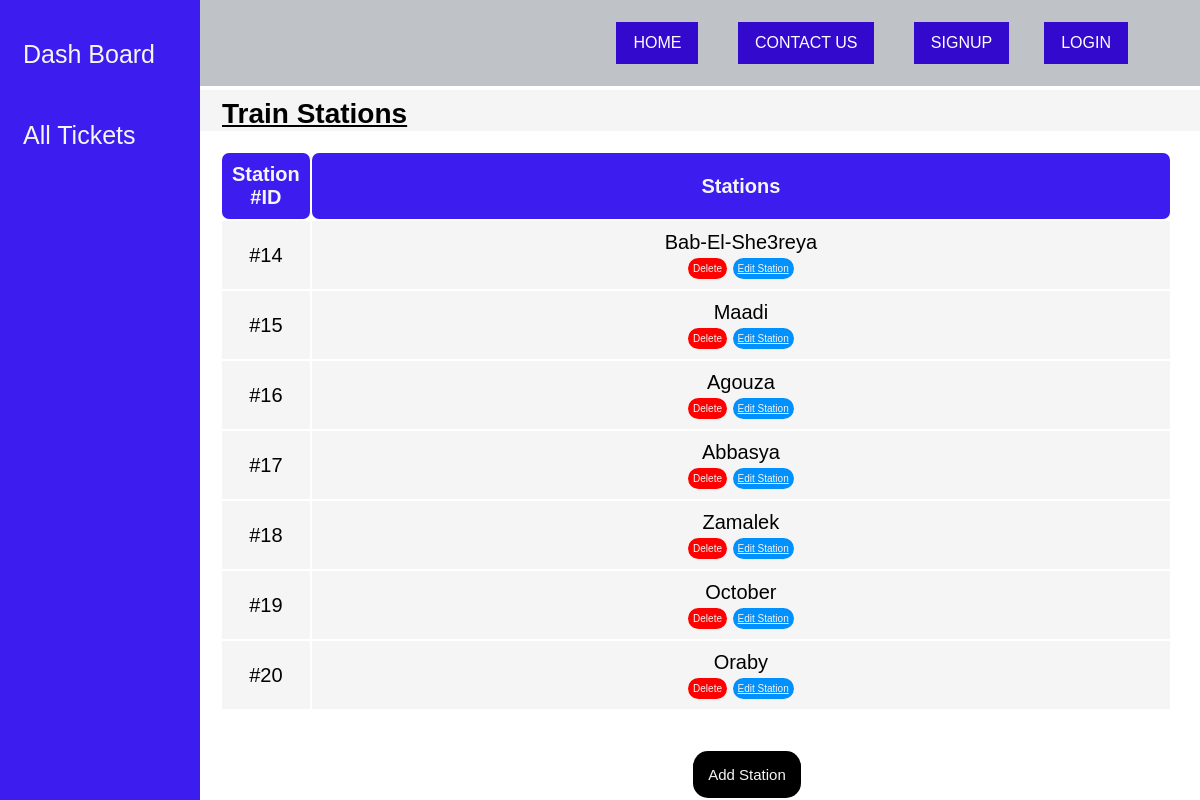
Page /train-stations.php on the earlier database version.
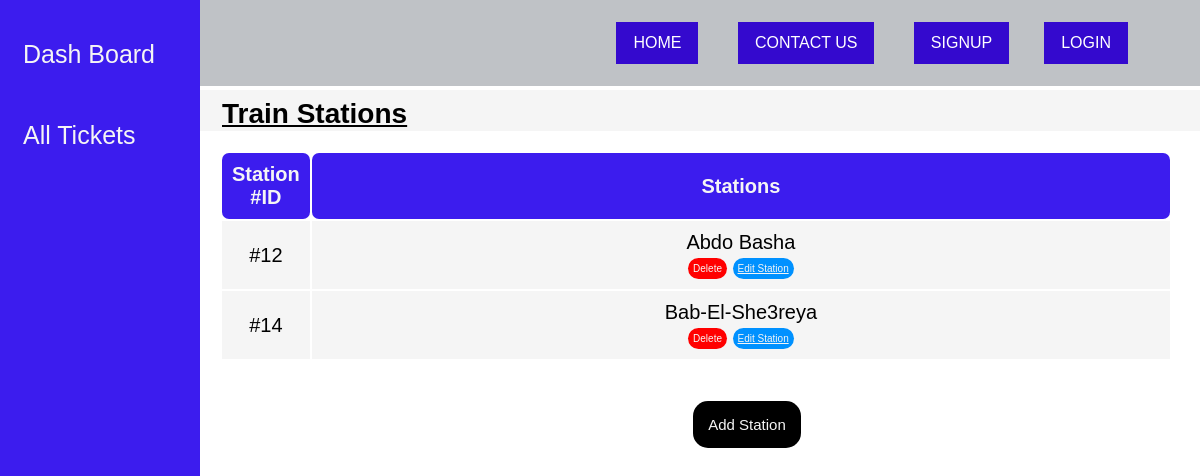
Same page on the later database version.
### tables this page shows
CREATE TABLE `stations` (
  `stations` varchar(200) NOT NULL,
  `station_id` int(255) NOT NULL
);

### train-stations.php (the view, shortened to what this page needs)
<!DOCTYPE html>
<html lang="en">
<head>
    <link rel="stylesheet" href="CSS/admin-panel.css">
</head>
<?php
    include 'navbar.php';?>
<body>
    <div class="sidenav">
        <a href="admin-panel.php">Dash Board</a>
        <a href="all-tickets.php">All Tickets</a>
    </div>
    <div class="body2">
        <div class="title">
            <p> <b>Train Stations</b></p>
        </div>
        <div class="users-table">
            <table>
                <thead>
                    <tr>
                        <th  class="special-head">Station #ID</th>
                        <th >Stations</th>
                    </tr>
                </thead>
                <?php
                         $sql = 'SELECT * FROM stations ';
                         $result= mysqli_query($conn,$sql);
                         while ($row= mysqli_fetch_assoc($result)){
                         ?>
                                         <tbody>
                                                <tr class="grey-tr">
                                                 <td>#<?php echo  $row['station_id'];?>
                                                 <td><?php echo $row['stations']; ?>
                                                <form action = 'deleteStation.php?action=remove&id=<?php echo $row['station_id'];?>' method = 'POST'>
                                                    <input id="delete-station-button" type = 'submit' name = 'delete' value = 'Delete' >
                                                    <div class="button-to-edit-station">
                                                        <a id="edit-station-button" href = 'edit-station.php?action=edit&id=<?php echo $row['station_id'];?>'>Edit Station</a>
                                                    </div>
                                                   </td>
                                             </tr>
                                         </tbody>
                                         <?php
                         }
                         ?>
                                     </table>
                                 </div>
        <div class="centering">
        <div class="button-to-add-station">
            <button id="add-station-button" onclick="openForm()">Add Station</button>
        </div>
    </div>
    </div>
</body>
</html>

### navbar.php (shortened to what this page needs)
<html>
<head>
  <link rel="stylesheet" href="css/navbar.css" />
  <link rel="stylesheet" href="css/index.css" />
</head>
  <nav>
    <ul id="menu">
    <?php
    if (!isset($_SESSION['user_id'])):
    ?>
      <li><a href="index.php">Home</li></a>
      <li><a href="cu.php">Contact us</a></li>
      <li><a href="Signup.php">Signup</a>
      <li><a href="login.php">Login</a>
      <?php endif;?>
    </ul>
  </nav>
</html>

### css/admin-panel.css (style rules this page uses)
body { font-family: 'Poppins', sans-serif; }
.sidenav { height: 100%; width: 200px; position: fixed; z-index: 1; top: 0; left: 0px; background-color: rgb(60, 28, 238); overflow-x: hidden; padding-top: 34px; }
.sidenav a { padding: 6px 6px 6px 23px; text-decoration: none; margin-bottom: 40px; font-size: 25px; color: whitesmoke; display: block; }
.body2 { margin-left: 192px; }
.title { margin-top: 90px; font-size: 28px; text-decoration: underline; text-underline-offset: 2px; background-color: whitesmoke; padding: 8px 30px 1px; }
.users-table { text-align: center; margin: 20px 28px; font-size: 20px; }
table { width: 100%; }
th { color: whitesmoke; background-color: rgb(60, 28, 238); border: 0px #111 solid; border-radius: 7px; }
th, td { padding: 10px; }
.grey-tr { background-color: rgb(245, 245, 245); border: 4px rgb(60, 28, 238) solid; }
.button-to-add-station, .button-to-delete-station, .button-to-edit-station { text-align: center; display: inline-block; }
#add-station-button { margin-top: 20px; margin-left: 102px; border-radius: 15px; color: whitesmoke; background-color: black; border: 0px black solid; border-color: unset; font-size: 15px; padding: 15px; cursor: pointer; }
#edit-station-button { border-radius: 15px; color: whitesmoke; background-color: rgb(0, 145, 255); border: 0px black solid; border-color: unset; font-size: 10px; padding: 5px; }
#delete-station-button { border-radius: 15px; color: whitesmoke; background-color: red; border: 0px black solid; border-color: unset; font-size: 10px; padding: 5px; cursor: pointer; }
.centering { text-align: center; }
.special-head { width: 30px; }

### css/navbar.css (style rules this page uses)
nav { display: flex; justify-content: space-between; align-items: center; padding: 22px 6%; position: absolute; top: 0; left: 0; width: 100%; z-index: 1; background-color: rgba(95, 103, 113, 0.4); }
nav ul li:last-child { padding: 0; }
nav ul li a { display: block; }
nav ul li { display: inline-block; margin-left: 35px; color: white; text-transform: uppercase; font-weight: 500; transition: 0.3s; cursor: pointer; }
nav ul li a { color: white; text-decoration: none; background-color: var(--main-text-color); padding: 12px 17px; transition: 0.3s; }

### css/index.css (style rules this page uses)
:root { --main-text-color: #3409ce; }
* { font-family: "Poppins", sans-serif; margin: 0; padding: 0; box-sizing: border-box; list-style: none; }

Differences in the rows shown:
removed stations: station_id "15", stations "Maadi"
removed stations: station_id "16", stations "Agouza"
removed stations: station_id "17", stations "Abbasya"
removed stations: station_id "18", stations "Zamalek"
removed stations: station_id "19", stations "October"
removed stations: station_id "20", stations "Oraby"
added stations: station_id "12", stations "Abdo Basha"
